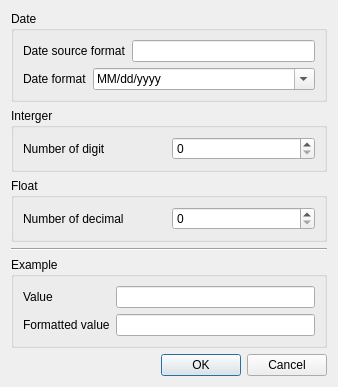
<?xml version="1.0" encoding="UTF-8"?>
<ui version="4.0">
 <class>FormatText</class>
 <widget class="QDialog" name="FormatText">
  <property name="geometry">
   <rect>
    <x>0</x>
    <y>0</y>
    <width>338</width>
    <height>378</height>
   </rect>
  </property>
  <property name="windowTitle">
   <string>Data format</string>
  </property>
  <layout class="QVBoxLayout" name="verticalLayout">
   <item>
    <widget class="QGroupBox" name="dateGroup">
     <property name="title">
      <string>Date</string>
     </property>
     <layout class="QGridLayout" name="gridLayout">
      <item row="0" column="0" colspan="2">
       <widget class="QLabel" name="label_3">
        <property name="text">
         <string>Date source format</string>
        </property>
       </widget>
      </item>
      <item row="0" column="2">
       <widget class="QLineEdit" name="dateSourceFormat"/>
      </item>
      <item row="1" column="0">
       <widget class="QLabel" name="label">
        <property name="text">
         <string>Date format</string>
        </property>
       </widget>
      </item>
      <item row="1" column="1" colspan="2">
       <widget class="QComboBox" name="dateFormat">
        <property name="editable">
         <bool>true</bool>
        </property>
        <item>
         <property name="text">
          <string>MM/dd/yyyy</string>
         </property>
        </item>
        <item>
         <property name="text">
          <string>dd/MM/yyyy</string>
         </property>
        </item>
        <item>
         <property name="text">
          <string>MM-dd-yy</string>
         </property>
        </item>
        <item>
         <property name="text">
          <string>dd-MM-yy</string>
         </property>
        </item>
        <item>
         <property name="text">
          <string>MMM,dd yyyy</string>
         </property>
        </item>
        <item>
         <property name="text">
          <string>MMMM, dd yyyy</string>
         </property>
        </item>
        <item>
         <property name="text">
          <string>dd MMMM yyyy</string>
         </property>
        </item>
        <item>
         <property name="text">
          <string>dddd MMMM, dd yyyy</string>
         </property>
        </item>
        <item>
         <property name="text">
          <string>dddd dd MMMM yyyyy</string>
         </property>
        </item>
        <item>
         <property name="text">
          <string>MMMM-dd</string>
         </property>
        </item>
        <item>
         <property name="text">
          <string>dd-MMM</string>
         </property>
        </item>
        <item>
         <property name="text">
          <string>MMMM-yy</string>
         </property>
        </item>
        <item>
         <property name="text">
          <string>hh:mm:ss</string>
         </property>
        </item>
        <item>
         <property name="text">
          <string>hh:mm am/pm</string>
         </property>
        </item>
        <item>
         <property name="text">
          <string>hh:mm AM/PM</string>
         </property>
        </item>
        <item>
         <property name="text">
          <string>MM/dd/yyyy hh:mm</string>
         </property>
        </item>
        <item>
         <property name="text">
          <string>dd/MM/yyyy hh:mm</string>
         </property>
        </item>
       </widget>
      </item>
     </layout>
    </widget>
   </item>
   <item>
    <widget class="QGroupBox" name="integerGroup">
     <property name="title">
      <string>Interger</string>
     </property>
     <layout class="QHBoxLayout" name="horizontalLayout_2">
      <item>
       <widget class="QLabel" name="label_2">
        <property name="text">
         <string>Number of digit</string>
        </property>
       </widget>
      </item>
      <item>
       <widget class="QSpinBox" name="intDigit"/>
      </item>
     </layout>
    </widget>
   </item>
   <item>
    <widget class="QGroupBox" name="floatGroup">
     <property name="title">
      <string>Float</string>
     </property>
     <layout class="QHBoxLayout" name="horizontalLayout">
      <item>
       <widget class="QLabel" name="label_4">
        <property name="text">
         <string>Number of decimal</string>
        </property>
       </widget>
      </item>
      <item>
       <widget class="QSpinBox" name="floatDecimal"/>
      </item>
     </layout>
    </widget>
   </item>
   <item>
    <widget class="Line" name="line">
     <property name="orientation">
      <enum>Qt::Horizontal</enum>
     </property>
    </widget>
   </item>
   <item>
    <widget class="QGroupBox" name="groupBox_4">
     <property name="title">
      <string>Example</string>
     </property>
     <layout class="QGridLayout" name="gridLayout_4">
      <item row="0" column="0">
       <widget class="QLabel" name="label_5">
        <property name="text">
         <string>Value</string>
        </property>
       </widget>
      </item>
      <item row="0" column="1">
       <widget class="QLineEdit" name="value"/>
      </item>
      <item row="1" column="0">
       <widget class="QLabel" name="label_6">
        <property name="text">
         <string>Formatted value</string>
        </property>
       </widget>
      </item>
      <item row="1" column="1">
       <widget class="QLineEdit" name="formatted">
        <property name="readOnly">
         <bool>true</bool>
        </property>
       </widget>
      </item>
     </layout>
    </widget>
   </item>
   <item>
    <widget class="QDialogButtonBox" name="buttonBox">
     <property name="orientation">
      <enum>Qt::Horizontal</enum>
     </property>
     <property name="standardButtons">
      <set>QDialogButtonBox::Cancel|QDialogButtonBox::Ok</set>
     </property>
    </widget>
   </item>
  </layout>
 </widget>
 <resources/>
 <connections>
  <connection>
   <sender>buttonBox</sender>
   <signal>accepted()</signal>
   <receiver>FormatText</receiver>
   <slot>accept()</slot>
   <hints>
    <hint type="sourcelabel">
     <x>248</x>
     <y>254</y>
    </hint>
    <hint type="destinationlabel">
     <x>157</x>
     <y>274</y>
    </hint>
   </hints>
  </connection>
  <connection>
   <sender>buttonBox</sender>
   <signal>rejected()</signal>
   <receiver>FormatText</receiver>
   <slot>reject()</slot>
   <hints>
    <hint type="sourcelabel">
     <x>316</x>
     <y>260</y>
    </hint>
    <hint type="destinationlabel">
     <x>286</x>
     <y>274</y>
    </hint>
   </hints>
  </connection>
 </connections>
</ui>
